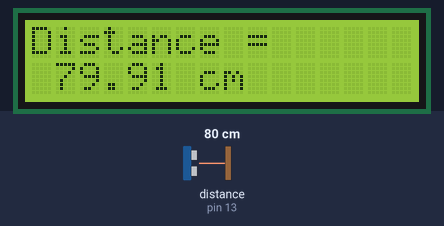
Simulated run of this sketch. Board: Arduino Uno, built with avr-gcc and run on an emulated ATmega328P. Parts: 16×2 character LCD. Wiring (inferred from the names in the program): ultrasonic range finder: trigger pin 10; echo pin 13. The inputs (shaded band) are chosen by the test bench; at power-on: distance to the obstacle (sensor on pin 13) 80 cm. The echo pulse lasts 58.3 µs per cm; what the sketch prints to the serial monitor is not drawn.

Above: at 2.8 s.
2.9 s: distance to the obstacle (sensor on pin 13) set to 4 cm
At 4.4 s:
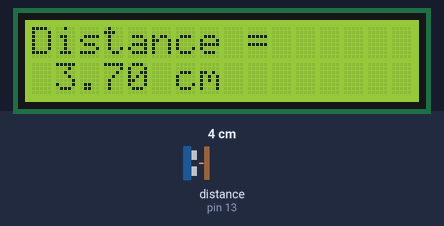
6.2 s: distance to the obstacle (sensor on pin 13) set to 2 cm
At 7.4 s:
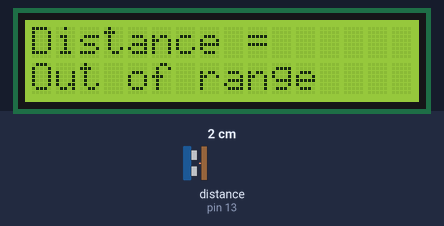
8.2 s: distance to the obstacle (sensor on pin 13) set to 9 cm
At 8.9 s:
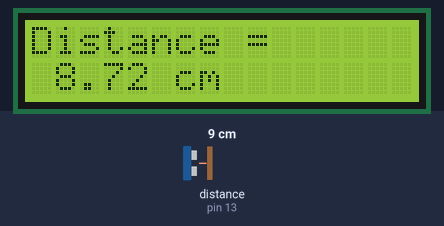
Timing chart, 0 to 11.2 s (numbered marks = the images above; inputs shaded):
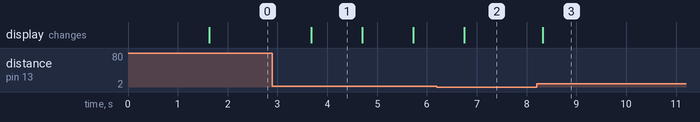

Measured:
- the behaviour switches between 3 and 2 cm on distance to the obstacle (sensor on pin 13) (found by bisection; images 1 and 2)
- after the input at 2.9 s, the display: changes after 0.78 s (image 1)
- after the input at 6.2 s, the display: changes after 0.55 s (image 2)
- after the input at 8.2 s, the display: changes after 0.13 s (image 3)
- what the display in image 1 shows lasts 1.0 s, from 3.7 s to 4.7 s

The sketch:

ultrasonic.ino
```cpp
#include <LiquidCrystal_I2C.h>


LiquidCrystal_I2C lcd(0x27,2,1,0,4,5,6,7,3,POSITIVE);

#define trigPin 10
#define echoPin 13

void setup() {
  Serial.begin (9600);
  pinMode(trigPin, OUTPUT);
  pinMode(echoPin, INPUT);
  lcd.begin(16,2);
  lcd.clear();
  lcd.setCursor(0,0);
  lcd.print("ULTRASONIC SENSOR");
  lcd.setCursor(0,1);
  lcd.print("MEASURING DISTANCE");
  delay(1500);


}

void loop() {
  float duration, distance;
  digitalWrite(trigPin, LOW);
  delayMicroseconds(2);

  digitalWrite(trigPin, HIGH);
  delayMicroseconds(10);
  digitalWrite(trigPin, LOW);

  duration = pulseIn(echoPin, HIGH);
  distance = (duration / 2) * 0.0344;

  if (distance >= 400 || distance <= 2){
    Serial.print("Distance = ");
    Serial.println("Out of range");
    lcd.clear();
    lcd.setCursor(0,0);
    lcd.print("Distance = ");
    lcd.setCursor(0,1);
    lcd.print("Out of range");
  }
  else {
    Serial.print("Distance = ");
    Serial.print(distance);
    Serial.println(" cm");
    lcd.clear();
    lcd.setCursor(0,0);
    lcd.print("Distance = ");
    lcd.setCursor(1,1);
    lcd.print(distance);
    lcd.print(" cm");
    delay(500);
  }
  delay(500);
}
```
